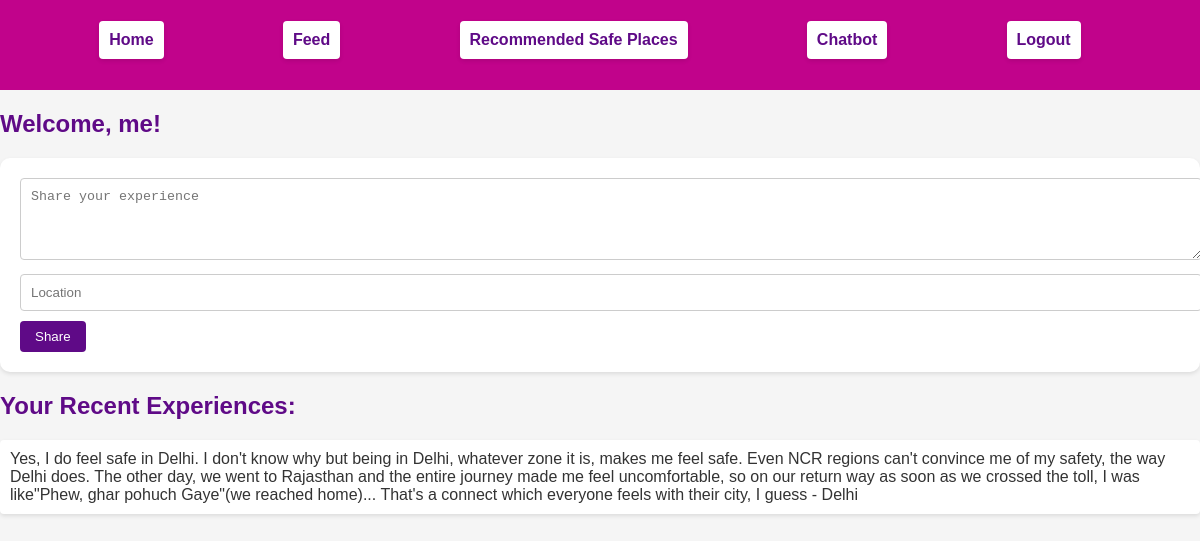
/posts (signed in), run on the app's committed database.
### app.py (models this page shows)
class User(UserMixin, db.Model):
    id = db.Column(db.Integer, primary_key=True)
    username = db.Column(db.String(100), unique=True, nullable=False)

class Post(db.Model):
    id = db.Column(db.Integer, primary_key=True)
    content = db.Column(db.Text, nullable=False)
    location_id = db.Column(db.Integer, db.ForeignKey('location.id'))
    author_id = db.Column(db.Integer, db.ForeignKey('user.id'), nullable=False)
    author = db.relationship('User', backref='posts')
    sentiment = db.Column(db.String(10))

class Location(db.Model):
    id = db.Column(db.Integer, primary_key=True)
    name = db.Column(db.String(100), unique=True, nullable=False)
    latitude = db.Column(db.Float)
    longitude = db.Column(db.Float)
    posts = db.relationship('Post', backref='location', lazy=True)

### app.py (the view, shortened to what this page needs)
@app.route('/posts', methods=['GET', 'POST'])
@login_required
def posts():
    posts = Post.query.filter_by(author=current_user)  # Filter posts by current user
    return render_template('posts.html', posts=posts)

### app.py (called while the page is built)
@login_manager.user_loader
def load_user(user_id):
    return User.query.get(int(user_id))

### templates/posts.html (shortened to what this page needs)
<!DOCTYPE html>
<html>
<head>
</head>
<body>
    <nav>
        <ul>
            <li><a href="{{ url_for('index') }}"><b>Home</b></a></li>
            <li><a href="{{ url_for('feed') }}"><b>Feed</b></a></li>
            <li><a href="{{ url_for('reco') }}"><b>Recommended Safe Places</b></a></li>
            <li><a href="{{ url_for('chatbot') }}"><b>Chatbot</b></a></li>
            <li><a href="{{ url_for('logout') }}"><b>Logout</b></a></li>
        </ul>
    </nav>
    <h2>Welcome, {{ current_user.username }}!</h2>
    <form method="post">
        <textarea name="content" placeholder="Share your experience" rows="4" cols="50" required></textarea><br>
        <input type="text" name="location" placeholder="Location" required>
        <button type="submit">Share</button>
    </form>
    {% if posts %}
        <h2>Your Recent Experiences:</h2>
        <ul>
            {% for post in posts %}
                <li>{{ post.content }} - {{ post.location.name }}</li>
            {% endfor %}
        </ul>
    {% else %}
        <p>No experiences yet.</p>
    {% endif %}
</body>
</html>

### templates/posts.html (style rules this page uses)
body { margin: 0; padding: 0; font-family: Arial, sans-serif; background-color: #f5f5f5; color: #333; }
h2 { margin-top: 20px; color: #5F0A87; }
form { background-color: white; padding: 20px; border-radius: 10px; box-shadow: 0 2px 4px rgba(0, 0, 0, 0.1); }
textarea, input[type="text"] { width: 100%; padding: 10px; border: 1px solid #ccc; border-radius: 4px; margin-bottom: 10px; }
button { background-color: #5F0A87; color: white; border: none; border-radius: 4px; padding: 8px 15px; cursor: pointer; }
ul { list-style: none; padding: 0; }
li { background-color: white; padding: 10px; border-radius: 4px; box-shadow: 0 2px 4px rgba(0, 0, 0, 0.1); margin-bottom: 10px; }
nav { background-color: #C1038B; color: white; padding: 5px 0; }
nav ul { list-style-type: none; padding: 0; display: flex; justify-content: space-evenly; }
nav li { display: inline; margin-right: 20px; }
nav a { text-decoration: none; color: #5F0A87; }

### data on the page
User: username "me"
Post: content "Yes, I do feel safe in Delhi. I don't know why but being in Delhi, whatever zone it is, makes me feel safe. Even NCR regions can't convince me of my safety, the way Delhi does. The other day, we went to Rajasthan and the entire journey made me feel uncomfortable, so on our return way as soon as we crossed the toll, I was like\"Phew, ghar pohuch Gaye\"(we reached home)... That's a connect which everyone feels with their city, I guess", location.name "Delhi"
